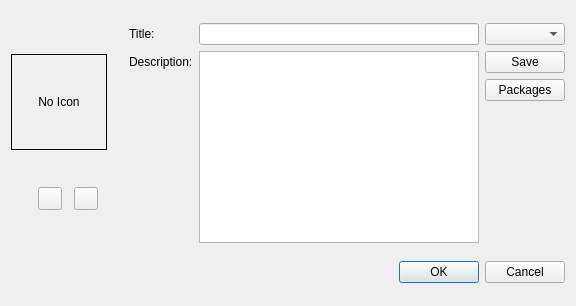
<?xml version="1.0" encoding="UTF-8"?>
<ui version="4.0">
 <class>PackageCollectionDialog</class>
 <widget class="QDialog" name="PackageCollectionDialog">
  <property name="geometry">
   <rect>
    <x>0</x>
    <y>0</y>
    <width>576</width>
    <height>306</height>
   </rect>
  </property>
  <property name="windowTitle">
   <string>Dialog</string>
  </property>
  <layout class="QGridLayout" name="gridLayout_2">
   <item row="0" column="0">
    <layout class="QVBoxLayout">
     <item>
      <widget class="QLabel" name="icon">
       <property name="minimumSize">
        <size>
         <width>96</width>
         <height>96</height>
        </size>
       </property>
       <property name="maximumSize">
        <size>
         <width>96</width>
         <height>96</height>
        </size>
       </property>
       <property name="frameShape">
        <enum>QFrame::Box</enum>
       </property>
       <property name="frameShadow">
        <enum>QFrame::Plain</enum>
       </property>
       <property name="text">
        <string>No Icon</string>
       </property>
       <property name="textFormat">
        <enum>Qt::RichText</enum>
       </property>
       <property name="alignment">
        <set>Qt::AlignCenter</set>
       </property>
      </widget>
     </item>
     <item>
      <layout class="QHBoxLayout" name="_2">
       <property name="spacing">
        <number>5</number>
       </property>
       <item>
        <spacer>
         <property name="orientation">
          <enum>Qt::Horizontal</enum>
         </property>
         <property name="sizeType">
          <enum>QSizePolicy::Minimum</enum>
         </property>
         <property name="sizeHint" stdset="0">
          <size>
           <width>20</width>
           <height>20</height>
          </size>
         </property>
        </spacer>
       </item>
       <item>
        <widget class="QToolButton" name="selectIcon">
         <property name="toolTip">
          <string>Select Photo</string>
         </property>
         <property name="whatsThis">
          <string/>
         </property>
         <property name="text">
          <string/>
         </property>
         <property name="icon">
          <iconset resource="raw.qrc">
           <normaloff>:/raw/pics/view-preview.png</normaloff>:/raw/pics/view-preview.png</iconset>
         </property>
        </widget>
       </item>
       <item>
        <widget class="QToolButton" name="clearIcon">
         <property name="toolTip">
          <string>Clear Photo</string>
         </property>
         <property name="statusTip">
          <string/>
         </property>
         <property name="text">
          <string/>
         </property>
         <property name="icon">
          <iconset resource="raw.qrc">
           <normaloff>:/raw/pics/edit-clear-locationbar-rtl.png</normaloff>:/raw/pics/edit-clear-locationbar-rtl.png</iconset>
         </property>
        </widget>
       </item>
      </layout>
     </item>
    </layout>
   </item>
   <item row="0" column="1">
    <spacer name="spacer">
     <property name="orientation">
      <enum>Qt::Horizontal</enum>
     </property>
     <property name="sizeType">
      <enum>QSizePolicy::Minimum</enum>
     </property>
     <property name="sizeHint" stdset="0">
      <size>
       <width>16</width>
       <height>130</height>
      </size>
     </property>
    </spacer>
   </item>
   <item row="0" column="2">
    <layout class="QGridLayout" name="gridLayout">
     <item row="0" column="0">
      <widget class="QLabel" name="titleLabel">
       <property name="sizePolicy">
        <sizepolicy hsizetype="Fixed" vsizetype="Preferred">
         <horstretch>0</horstretch>
         <verstretch>0</verstretch>
        </sizepolicy>
       </property>
       <property name="text">
        <string>Title:</string>
       </property>
       <property name="buddy">
        <cstring>titleText</cstring>
       </property>
      </widget>
     </item>
     <item row="0" column="1">
      <widget class="QLineEdit" name="titleText"/>
     </item>
     <item row="1" column="1" rowspan="4">
      <widget class="QTextEdit" name="descriptionText"/>
     </item>
     <item row="1" column="0">
      <widget class="QLabel" name="descriptionLabel">
       <property name="sizePolicy">
        <sizepolicy hsizetype="Fixed" vsizetype="Preferred">
         <horstretch>0</horstretch>
         <verstretch>0</verstretch>
        </sizepolicy>
       </property>
       <property name="text">
        <string>Description:</string>
       </property>
      </widget>
     </item>
     <item row="1" column="2">
      <widget class="QPushButton" name="saveButton">
       <property name="text">
        <string>Save</string>
       </property>
       <property name="icon">
        <iconset resource="raw.qrc">
         <normaloff>:/raw/pics/document-save.png</normaloff>:/raw/pics/document-save.png</iconset>
       </property>
      </widget>
     </item>
     <item row="0" column="2">
      <widget class="QComboBox" name="languagesCombo"/>
     </item>
     <item row="2" column="2">
      <widget class="QPushButton" name="packagesButton">
       <property name="text">
        <string>Packages</string>
       </property>
      </widget>
     </item>
     <item row="3" column="2">
      <widget class="QLabel" name="packagesLabel">
       <property name="text">
        <string/>
       </property>
      </widget>
     </item>
    </layout>
   </item>
   <item row="1" column="2">
    <widget class="QDialogButtonBox" name="buttonBox">
     <property name="orientation">
      <enum>Qt::Horizontal</enum>
     </property>
     <property name="standardButtons">
      <set>QDialogButtonBox::Cancel|QDialogButtonBox::Ok</set>
     </property>
    </widget>
   </item>
  </layout>
 </widget>
 <resources>
  <include location="raw.qrc"/>
 </resources>
 <connections>
  <connection>
   <sender>buttonBox</sender>
   <signal>accepted()</signal>
   <receiver>PackageCollectionDialog</receiver>
   <slot>accept()</slot>
   <hints>
    <hint type="sourcelabel">
     <x>248</x>
     <y>254</y>
    </hint>
    <hint type="destinationlabel">
     <x>157</x>
     <y>274</y>
    </hint>
   </hints>
  </connection>
  <connection>
   <sender>buttonBox</sender>
   <signal>rejected()</signal>
   <receiver>PackageCollectionDialog</receiver>
   <slot>reject()</slot>
   <hints>
    <hint type="sourcelabel">
     <x>316</x>
     <y>260</y>
    </hint>
    <hint type="destinationlabel">
     <x>286</x>
     <y>274</y>
    </hint>
   </hints>
  </connection>
 </connections>
</ui>
